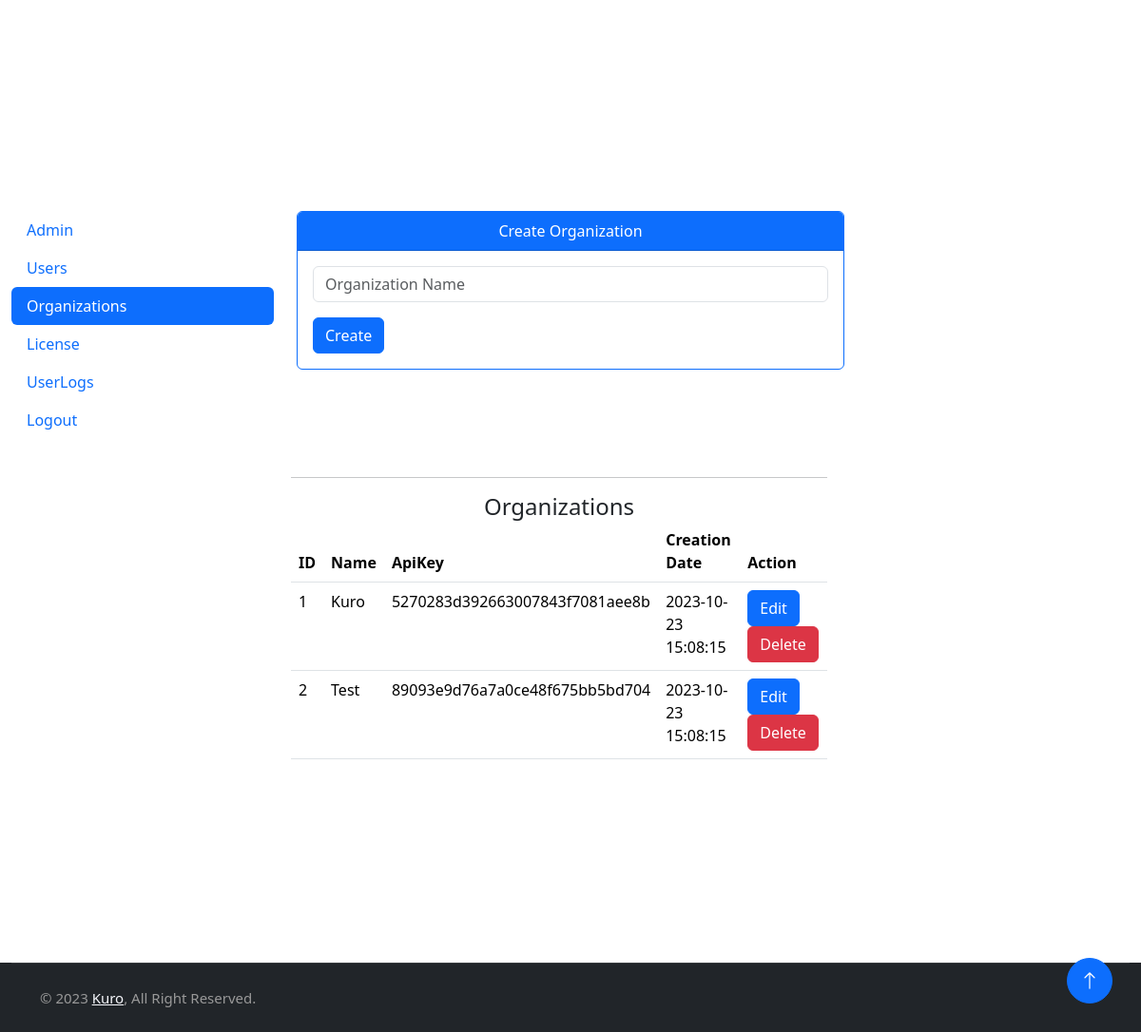
/admin/organizations (signed in), run on the app's committed database.
### tables this page shows
CREATE TABLE `organizations` (
  `orgId` INT AUTO_INCREMENT PRIMARY KEY,
  `orgName` VARCHAR(100) NOT NULL,
  `apiKey` VARCHAR(255) NOT NULL UNIQUE,
  `createdAt` TIMESTAMP DEFAULT CURRENT_TIMESTAMP
);

### router.php (called while the page is built, shortened)
<?php
class Router
{
	function any($route, $path_to_include){ $this->route($route, $path_to_include); }
	function route($route, $path_to_include)
	{
		$callback = $path_to_include;
		if( !is_callable($callback) ){
		  if(!strpos($path_to_include, '.php')){
			$path_to_include.='.php';
		  }
		}
		$request_url = filter_var($_SERVER['REQUEST_URI'], FILTER_SANITIZE_URL);
		$request_url = rtrim($request_url, '/');
		$request_url = strtok($request_url, '?');
		$route_parts = explode('/', $route);
		$request_url_parts = explode('/', $request_url);
		array_shift($route_parts);
		array_shift($request_url_parts);
		if( count($route_parts) != count($request_url_parts) ){ return; }
		$parameters = [];
		for( $__i__ = 0; $__i__ < count($route_parts); $__i__++ ){
		  $route_part = $route_parts[$__i__];
		  if( preg_match("/^[$]/", $route_part) ){
			$route_part = ltrim($route_part, '$');
			array_push($parameters, $request_url_parts[$__i__]);
			$$route_part=$request_url_parts[$__i__];
		  }
		  else if( $route_parts[$__i__] != $request_url_parts[$__i__] ){
			return;
		  }
		}
		include_once __DIR__."/$path_to_include";
		exit();
	}
}

### index.php (called while the page is built, shortened)
<?php
include 'router.php';
$router = new Router();
$router->any('/', 'views/index');
$router->any('/home', 'views/index');
$router->any('/login', 'views/login');
$router->any('/logout', 'views/logout');
$router->any('/admin/admin', 'views/admin/admin');
$router->any('/admin/users', 'views/admin/users');
$router->any('/admin/license', 'views/admin/license');
$router->any('/admin/organizations', 'views/admin/organizations');

### kuro/utils/session.php (called while the page is built, shortened)
<?php
class Session
{
    public static function Get(string $key)
    {
        return (isset($_SESSION[$key])) ? $_SESSION[$key] : false;
    }
    public static function isSuperAdmin(int $roleId): bool
    {
        return $roleId === 1;
    }
}

### kuro/controllers/org.php (called while the page is built, shortened)
<?php
require_once __DIR__.'/../models/org.model.php';
class Organzation extends OrgModel
{
    public function GetAllOrgs(): array
    {
        return $this->GetOrgs();
    }
}
$org = new Organzation();

### kuro/core/database.php (called while the page is built, shortened)
<?php
class Database
{
    protected mixed $statement;
    private string $dbHost = "localhost";
    private string $dbUser = "root";
    private string $dbPass = "";
    private string $dbName = "kuro";
    protected function connect()
    {
        try {
            $dsn = 'mysql:host='.$this->dbHost.';dbname='.$this->dbName;
            $this->pdo = new PDO($dsn, $this->dbUser, $this->dbPass, [PDO::MYSQL_ATTR_INIT_COMMAND =>"SET NAMES utf8;SET time_zone = 'Europe/Copenhagen'"]);
            $this->pdo->setAttribute(PDO::ATTR_DEFAULT_FETCH_MODE, PDO::FETCH_OBJ);
            return $this->pdo;
        } catch (PDOException $e) {
            print ("Error!: ".$e->getMessage()."<br/>");
            die();
        } finally {
        }
    }
    protected function prepare($sql)
    {
        $this->statement = $this->connect()->prepare($sql);
    }
    protected function fetchAll()
    {
        try {
            return $this->statement->fetchAll();
        } catch (Throwable $error) {
            print_r("Error: " . $error->getMessage());
        } finally {
            $this->pdo = NULL;
        }
    }
}

### kuro/models/org.model.php (called while the page is built, shortened)
<?php
require_once __DIR__.'/../core/database.php';
class OrgModel extends Database
{
    protected function GetOrgs()
    {
        $this->prepare(GETORGS);
        $this->statement->execute();
        return $this->fetchAll();
    }
}

### views/admin/organizations.php (the view, shortened to what this page needs)
<?php
require_once './kuro/controllers/org.php';
if(Session::Get('isSuperAdmin'))
{
    $getOrgData = $org->GetAllOrgs();
}else{
    $getOrgData = $org->GetOrganizationById((int)Session::Get('orgId'));
}
?>
<main class="container-fluid mt-5">
    <div class="testcontainer">
        <div class="row">
            <aside class="col-lg-3 col-xl-3">
                <nav class="nav flex-lg-column nav-pills mb-4">
                    <a class="nav-link" href="<?= (SITE_URL); ?>/admin/admin">Admin</a>
                    <a class="nav-link" href="<?= (SITE_URL); ?>/admin/users">Users</a>
                    <a class="nav-link active" href="<?= (SITE_URL); ?>/admin/organizations">Organizations</a>
                    <a class="nav-link" href="<?= (SITE_URL); ?>/admin/license">License</a>
                    <a class="nav-link" href="<?= (SITE_URL); ?>/admin/userlogs">UserLogs</a>
                    <a class="nav-link" href="<?= (SITE_URL); ?>/logout">Logout</a>
                </nav>
            </aside>
            <?php if (Session::isSuperAdmin(Session::Get('roleId'))) : ?>
            <div class="col-lg-6 col-xl-6">
                <div class="card border-primary mx-auto" style="max-width: 900px">
                    <div class="card-header bg-primary text-white text-center">
                        Create Organization
                    </div>
                    <div class="card-body">
                        <form method="POST">
                            <div class="mb-3">
                                <input type="text" class="form-control" placeholder="Organization Name" name="orgName"
                                    minlength="3" required>
                            </div>
                            <button class="btn btn-primary btn-block center" name="addOrg" id="submit" type="submit"
                                value="submit">
                                Create
                            </button>
                        </form>
                    </div>
                </div>
            </div>
            <div class="row">
                <div class="col-lg-3 col-xl-3"></div>
                <?php endif; ?>
                <div class="col-lg-6 col-xl-6">
                    <hr>
                    <h4 class="card-title text-center">Organizations</h4>
                    <table class="table table-hover">
                        <thead>
                            <tr>
                                <th scope="col">ID</th>
                                <th scope="col">Name</th>
                                <th scope="col">ApiKey</th>
                                <th scope="col">Creation Date</th>
                                <th scope="col">Action</th>
                            </tr>
                        </thead>
                        <tbody>
                            <?php foreach ($getOrgData as $orgs) : ?>
                            <tr>
                                <td scope="row"><?= $orgs->orgId; ?></td>
                                <td><?= Util::Print($orgs->orgName); ?></td>
                                <td><?= Util::Print($orgs->apiKey); ?></td>
                                <td><?= Util::Print($orgs->createdAt); ?></td>
                                <td>
                                    <button class="btn btn-primary editbtn" data-id="<?= $orgs->orgId; ?>"
                                        data-toggle="modal">Edit</button>
                                    <?php if (Session::isSuperAdmin(Session::Get('roleId'))) : ?>
                                    <button class="btn btn-danger deletebtn" data-id="<?= $orgs->orgId; ?>"
                                        data-toggle="modal">Delete</button>
                                    <?php endif; ?>
                                </td>
                            </tr>
                            <?php endforeach; ?>
                        </tbody>
                    </table>
                </div>
                <?php if (Session::isSuperAdmin(Session::Get('roleId'))) : ?>
            </div>
            <?php endif; ?>
        </div>
    </div>
</main>

### assets/css/style.css (style rules this page uses)
:root { --primary: #9575cd; --secondary: #EB4682 ; --light: #F7F8FC; --dark: #111111; }
body { min-height: 100vh; display: flex; flex-direction: column; }
.btn { font-weight: 500; transition: .5s; }
.btn.btn-primary, .btn.btn-secondary, .btn.btn-outline-primary:hover, .btn.btn-outline-secondary:hover { color: #FFFFFF; }
.testcontainer { margin-top: 150px; margin-bottom: 150px; }

### data on the page
organizations: orgId "1", orgName "Kuro", apiKey "5270283d392663007843f7081aee8b", createdAt "2023-10-23 15:08:15"
organizations: orgId "2", orgName "Test", apiKey "89093e9d76a7a0ce48f675bb5bd704", createdAt "2023-10-23 15:08:15"
